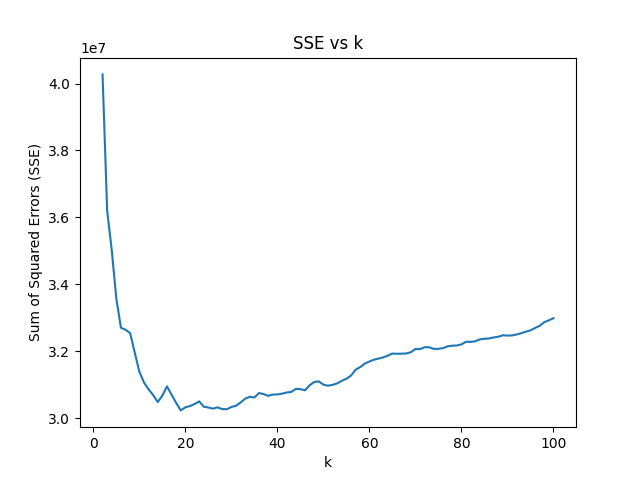

This chart was generated by the following Python code:
############################################################################
# BUS ADM 812-001: machine Learning For Business                           #   
# HW5: Predicting Airbnb Prices Using Linear Regression and kNN            #
# BY~ Sandeep Seelam, Abhishek Yadav, Sai Krishna Chaitanya, Sohini Sanyal #
############################################################################

import matplotlib.pyplot as plt
import numpy as np
import pandas as pd
from sklearn.metrics import mean_squared_error
from sklearn.neighbors import KNeighborsRegressor
from sklearn.model_selection import KFold
from sklearn.preprocessing import MinMaxScaler

# Task 1: Function to find the optimal k using 5-fold cross-validation
def find_optimal_k(X_std, y, visualize=None):
    kf = KFold(n_splits=5, shuffle=True, random_state=42)
    k_range = range(2, 101)  # Values of k to test
    sse = []  # To store SSE for each k
    
    for k in k_range:
        sse_k = 0
        # Perform 5-fold cross-validation
        for train_index, test_index in kf.split(X_std):
            X_train, X_test = X_std[train_index], X_std[test_index]
            y_train, y_test = y[train_index], y[test_index]
            
            # Initialize and train kNN regressor
            knn = KNeighborsRegressor(n_neighbors=k)
            knn.fit(X_train, y_train)
            y_pred = knn.predict(X_test)
            
            # Compute SSE for this fold
            sse_k += mean_squared_error(y_test, y_pred) * len(y_test)
        
        # Average SSE for this k
        sse.append(sse_k / len(y))
    
    # Find the k with the minimum SSE
    k_best = k_range[np.argmin(sse)]
    
    # Plot x=k vs y=SSE if visualize is specified
    if visualize:
        plt.plot(k_range, sse)
        plt.xlabel('k')
        plt.ylabel('Sum of Squared Errors (SSE)')
        plt.title('SSE vs k')
        plt.savefig(visualize)
        plt.show()
    
    return k_best

# Task 1: Function to predict prices using sklearn's KNN
def knn_sklearn(X, y, X_pred):
    # Standardize the predictors
    scaler = MinMaxScaler()
    X_std = scaler.fit_transform(X)
    X_pred_std = scaler.transform(X_pred)

    # Find the optimal k
    k_best = find_optimal_k(X_std, y, visualize='hw6.png')  # Save plot as hw6.png

    # Use the optimal k to create the final kNN regressor
    knn = KNeighborsRegressor(n_neighbors=k_best)
    knn.fit(X_std, y)

    # Predict the values for X_pred
    y_pred = knn.predict(X_pred_std)

    return y_pred, k_best

# Task 2: Function to calculate Euclidean distance
def euclidean_distance(p1, p2):
    distance = 0.0
    for i in range(len(p1)):
        distance += (p1[i] - p2[i]) ** 2
    return np.sqrt(distance)

# Task 2: Manually implemented KNN algorithm
def knn(k, X, y, X_pred):
    preds = []
    for pred_point in X_pred:
        # Calculate distances between pred_point and all points in X
        distances = np.array([euclidean_distance(pred_point, x_point) for x_point in X])
        
        # Get the indices of the k nearest neighbors
        k_nearest_indices = distances.argsort()[:k]
        
        # Get the average of the y values of these neighbors
        pred_value = np.mean(y[k_nearest_indices])
        preds.append(pred_value)
    
    return np.array(preds)

# Load the dataset
df = pd.read_csv('susedcars.csv', usecols=['price', 'mileage', 'year'])
df['age'] = 2015 - df.pop('year')  # Calculate age of the cars
X = df[['mileage', 'age']].to_numpy()  # Predictor variables
y = df['price'].to_numpy()  # Target variable (price)

# Predictions for cars with mileage=100000, age=10 and mileage=50000, age=3
X_pred = [[100000, 10], [50000, 3]]

# Task 1: Predict using sklearn KNN
y_pred, k_best = knn_sklearn(X, y, X_pred)
print(f"Predicted values using sklearn KNN: {y_pred}, Optimal k: {k_best}")

# Task 2: Predict using custom KNN with the same k
y_pred2 = knn(k_best, X, y, X_pred)
print(f"Predicted values using custom KNN: {y_pred2}")